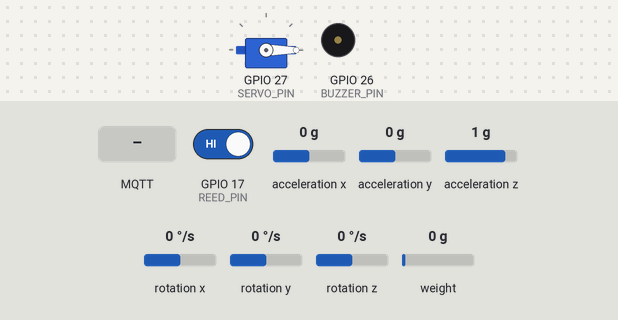
Bench run of a sketch on a simulated ESP32. On the bench: servo, buzzer (waves = sounding, pin HIGH). The inputs (shaded band) are chosen by the test bench; at power-on: GPIO 17 (REED_PIN) HIGH, acceleration x 0 g, acceleration y 0 g, acceleration z 1 g, rotation x 0 °/s, rotation y 0 °/s, rotation z 0 °/s, weight on the scale 0 g. WiFi joins after 1.5 s; servers stay silent unless stated; no MQTT or app messages arrive unless stated; what the sketch prints to the serial monitor is not drawn.

Above: at 3.7 s.
3.8 s: MQTT message "beep" arrives on the first subscribed topic
At 4.16 s:
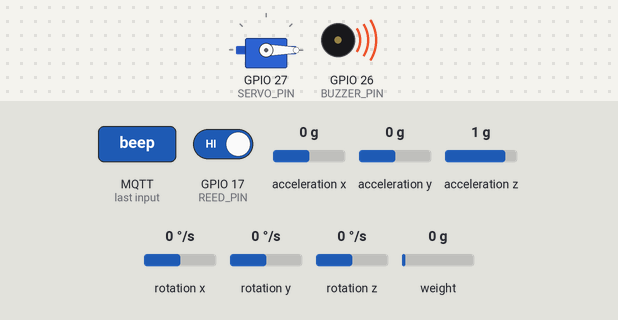
5.7 s: MQTT message "slot1_unlock" arrives on the first subscribed topic
At 6.2 s:
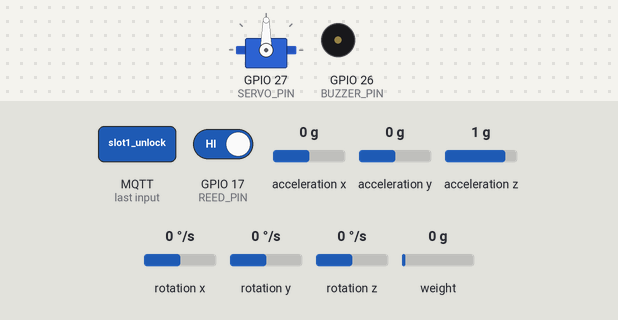
7.2 s: MQTT message "beep" arrives on the first subscribed topic
At 7.37 s:
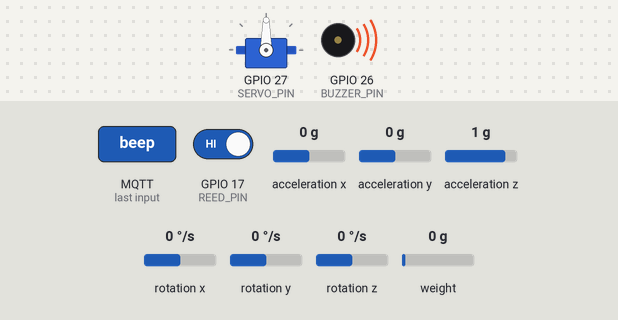
Timing chart, 0 to 10.2 s (numbered marks = the images above; inputs shaded):
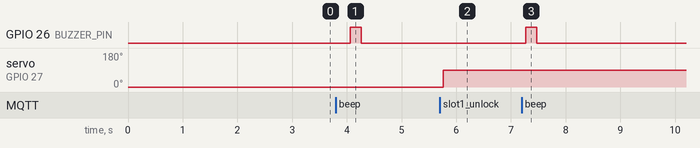

Measured:
- after the input at 3.8 s, GPIO 26 (BUZZER_PIN): LOW → HIGH after 0.26 s, → LOW 0.20 s later
- after the input at 5.7 s, servo on GPIO 27 (SERVO_PIN): 0° → 90° after 0.07 s
- after the input at 7.2 s, GPIO 26 (BUZZER_PIN): LOW → HIGH after 0.07 s, → LOW 0.20 s later

The sketch:

ESP32.ino
```cpp
  #include <WiFi.h>
  #include <PubSubClient.h>
  #include <Wire.h>
  #include "HX711.h"
  #include <MPU6050.h>
  #include <ESP32Servo.h>


  const char* ssid = "Redmi 14C";
  const char* password = "korekara";
  const char* mqtt_server = "10.103.72.177";

  WiFiClient espClient;
  PubSubClient client(espClient);

  #define BUZZER_PIN 26


  #define SERVO_PIN 27

  #define REED_PIN   17

  #define LOCK_ANGLE   0
  #define UNLOCK_ANGLE 90


  #define HX_SCK 19
  #define HX_DT  23

  #define SDA_PIN 21
  #define SCL_PIN 22

  HX711 scale;
  MPU6050 mpu;
  Servo lockServo;

  bool isUnlocked = false;


  void beep() {
  digitalWrite(BUZZER_PIN, HIGH);
  delay(200);
  digitalWrite(BUZZER_PIN, LOW);
  }

  void callback(char* topic, byte* payload, unsigned int length) {
    String cmd = "";

    for (int i = 0; i < length; i++) {
      cmd += (char)payload[i];
    }

    Serial.print("Received cmd: ");
    Serial.println(cmd);

    if (cmd == "beep") {
  beep();
}


  if (cmd == "slot1_unlock") {
    lockServo.write(UNLOCK_ANGLE);
    isUnlocked = true;
    Serial.println("Slot 1 UNLOCKED");
  }

  if (cmd == "slot1_lock") {
    lockServo.write(LOCK_ANGLE);
    isUnlocked = false;
    Serial.println("Slot 1 LOCKED");
  }

  }


  void reconnect() {
    while (!client.connected()) {
      Serial.print("Connecting to MQTT...");
      if (client.connect("ESP32Client")) {
        Serial.println("connected");
        client.subscribe("esp32/cmd");
      } else {
        Serial.print("failed, rc=");
        Serial.print(client.state());
        Serial.println(" retrying in 2 seconds");
        delay(2000);
      }
    }
  }

  void setup() {

    int balancing_factor = -462.67;
    Serial.begin(115200);

pinMode(REED_PIN, INPUT_PULLUP);

// BUZZER (NEW LEDC API)
pinMode(BUZZER_PIN, OUTPUT);
digitalWrite(BUZZER_PIN, LOW);

// SERVO


    // silent by default


    WiFi.begin(ssid, password);
    Serial.print("Connecting to WiFi");
    while (WiFi.status() != WL_CONNECTED) {
      delay(500);
      Serial.print(".");
    }
    Serial.println(" connected!");

    client.setServer(mqtt_server, 1883);
    client.setCallback(callback);

  scale.begin(HX_DT, HX_SCK);

  scale.set_scale(balancing_factor);
  scale.tare();
  Serial.println("HX711 calibrated");

    Wire.begin(SDA_PIN, SCL_PIN, 400000);
    mpu.initialize();

    if (!mpu.testConnection()) {
      Serial.println("MPU6050 NOT connected!");
    } else {
      Serial.println("MPU6050 connected");
    }

 lockServo.attach(SERVO_PIN);
  lockServo.write(LOCK_ANGLE);
  }

  void loop() {
    if (!client.connected()) reconnect();
    client.loop();

    int reedState = digitalRead(REED_PIN);

    float weight = scale.get_units(10);

    int16_t ax, ay, az, gx, gy, gz;
    mpu.getMotion6(&ax, &ay, &az, &gx, &gy, &gz);

    char payload[200];
    sprintf(payload,
    "{\"reed\":%d, \"weight\":%.2f, \"lock\":%d, \"ax\":%d, \"ay\":%d, \"az\":%d, \"gx\":%d, \"gy\":%d, \"gz\":%d}",
    reedState, weight, isUnlocked, ax, ay, az, gx, gy, gz
  );


    client.publish("esp32/sensors", payload);

    Serial.println(payload);

    delay(500);
  }
```
